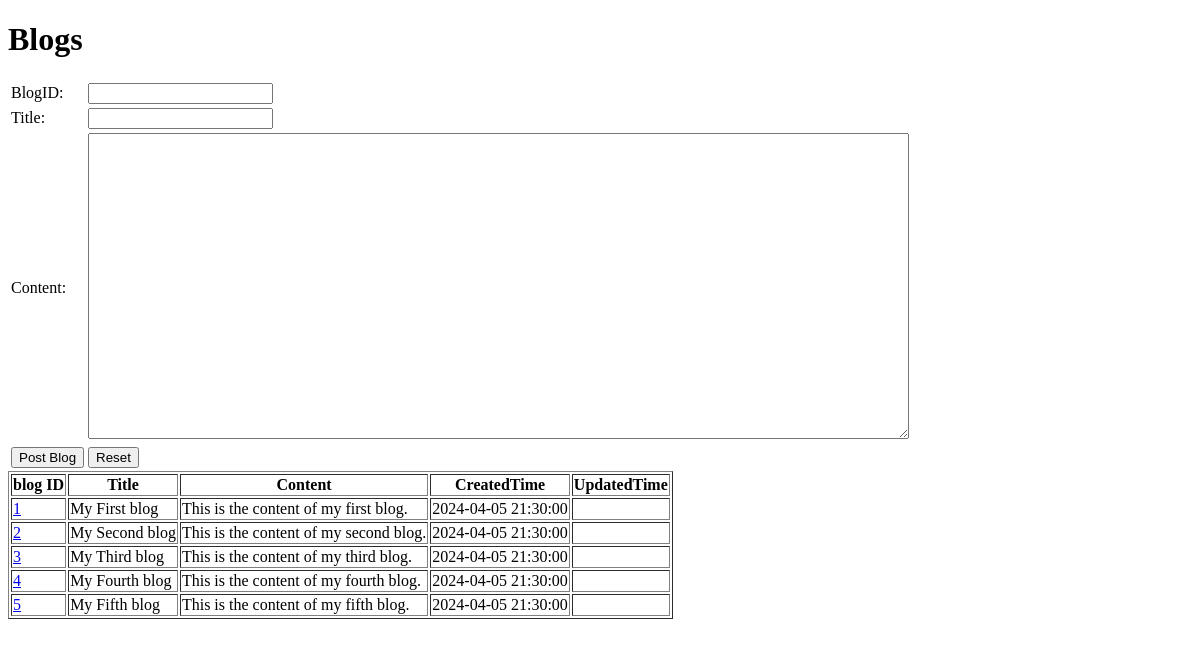
Before: / with the older database file.
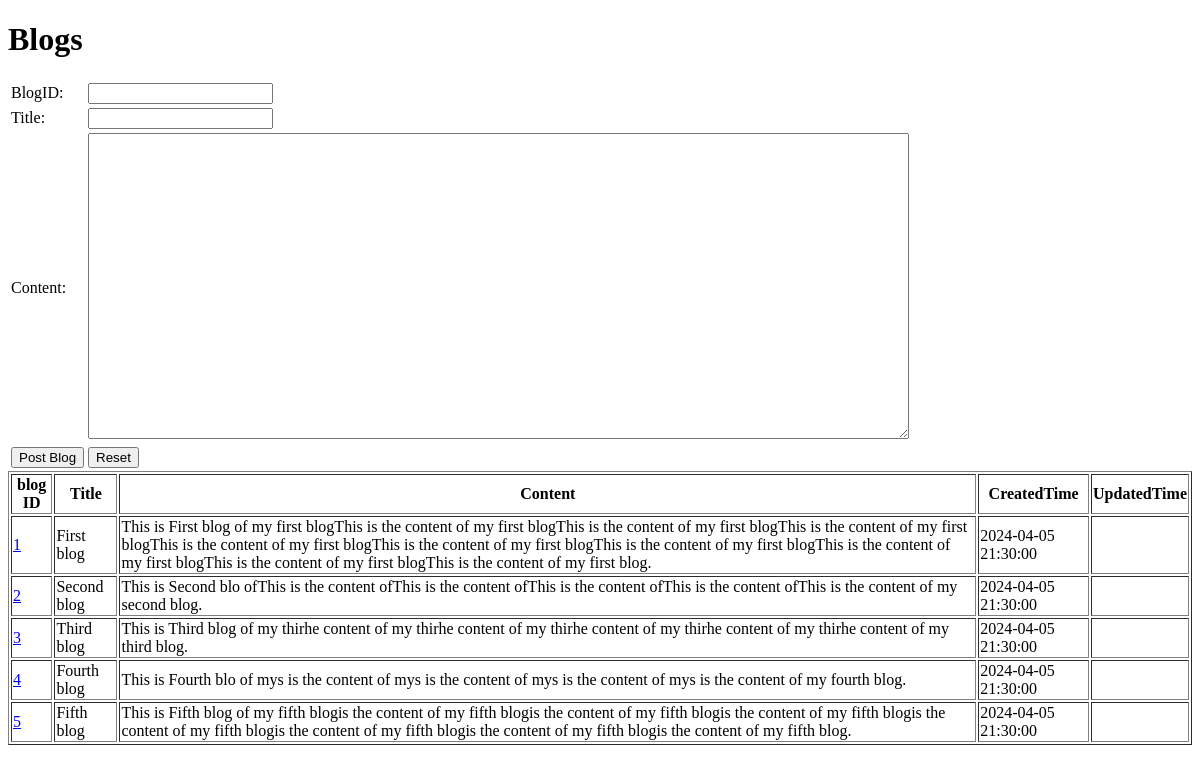
After: the same page with the newer database file.
### tables this page shows
CREATE TABLE Blogs (
                       blogID INT AUTO_INCREMENT PRIMARY KEY,
                       userID INT,
                       title VARCHAR(255) ,
                       content TEXT ,
                       createdTime DATETIME DEFAULT CURRENT_TIMESTAMP,
                       updatedTime DATETIME ON UPDATE CURRENT_TIMESTAMP
);

### dao/abstractDAO.php (called while the page is built, shortened)
<?php
class abstractDAO {
    protected static $DB_HOST = "127.0.0.1";
    protected static $DB_USERNAME = "cst8285";
    protected static $DB_PASSWORD = "password";
    protected static $DB_DATABASE = "cst8285";
    function __construct() {
        try{
            $this->mysqli = new mysqli(self::$DB_HOST, self::$DB_USERNAME,
                self::$DB_PASSWORD, self::$DB_DATABASE,3308);
        }catch(mysqli_sql_exception $e){
            throw $e;
        }
    }
}
?>

### dao/blogDAO.php (called while the page is built, shortened)
<?php
require_once('abstractDAO.php');
require_once('./model/blog.php');
class blogDAO extends abstractDAO{
    public function getBlogs(){
        $result = $this->mysqli->query('SELECT b.blogID, b.title, b.content, b.createdTime, b.updatedTime FROM Blogs b');
        $arrBlog = Array();
        if($result->num_rows >= 1){
            while($row = $result->fetch_assoc()){
                $blog = new blog($row['blogID'], $row['title'], $row['content'], $row['createdTime'], $row['updatedTime']);
                $arrBlog[] = $blog;
            }
            return $arrBlog;
        }
        return false;
    }
}

### model/blog.php (called while the page is built, shortened)
<?php
class blog
{
    private $blogID;
    private $title;
    private $content;
    private $createdTime;
    public function __construct($blogID, $title, $content, $createdTime, $updatedTime)
    {
        $this->blogID = $blogID;
        $this->title = $title;
        $this->content = $content;
        $this->createdTime = $createdTime;
    }
    public function getBlogID()
    {
        return $this->blogID;
    }
    public function getTitle()
    {
        return $this->title;
    }
    public function getContent()
    {
        return $this->content;
    }
    public function getCreatedTime()
    {
        return $this->createdTime;
    }
}
?>

### index.php (the view, shortened to what this page needs)
<?php require_once('./dao/blogDAO.php'); ?>
<!DOCTYPE html>
<html>
<head>
    <link rel="stylesheet" href="styles/style.css">
</head>
<body>
<h1>Blogs</h1>
<?php
try{
$blogDAO = new blogDAO();
$errorMessages = Array();
?>
<form name="addBlog" method="post" action="index.php">
    <table>
        <tr>
            <td>BlogID:</td>
            <td><input type="text" name="blogID" id="blogID">
                ?></td>
        </tr>
        <tr>
            <td>Title:</td>
            <td><input name="title" type="text" id="title">
            </td>
        </tr>
        <tr>
            <td>Content:</td>
            <td>
                <textarea id="content" name="content" rows="20" cols="100">
                                   <?php
                                   if(isset($errorMessages['contentError'])){
                                       echo '<span style=\'color:red\'>' . $errorMessages['contentError'] . '</span>';
                                   }
                                   ?>
                         </textarea>
            </td>
        </tr>
        <tr>
            <td><input type="submit" name="btnSubmit" id="btnSubmit" value="Post Blog"></td>
            <td><input type="reset" name="btnReset" id="btnReset" value="Reset"></td>
        </tr>
    </table>
    <?php
    $blogs = $blogDAO->getBlogs();
    if($blogs){
        echo '<table border=\'1\'>';
        echo '<tr><th>blog ID</th><th>Title</th><th>Content</th><th>CreatedTime</th><th>UpdatedTime</th></tr>';
        foreach($blogs as $postBlg){
            echo '<tr>';
            echo '<td><a href=\'edit_blog.php?blogID='. $postBlg->getBlogId() . '\'>' . $postBlg->getBlogId() . '</a></td>';
            echo '<td>' . $postBlg->getTitle() . '</td>';
            echo '<td>' . $postBlg->getContent() . '</td>';
            echo '<td>' . $postBlg->getCreatedTime() . '</td>';
            echo '<td>' . $postBlg->getUpdatedTime() . '</td>';
            echo '</tr>';
        }
    }
    }catch(Exception $e){
        echo '<h3>Error on page.</h3>';
        echo '<p>' . $e->getMessage() . '</p>';
    }
    ?>
</form>
</body>
</html>

Changed rows visible on the page:
changed blogs id 1: title "My First blog" → "First blog"; content "This is the content of my first blog." → "This is First blog of my first blogThis is the content of my first blogThis is the content of my first blogThis is the content of my first blogThis is the content of my first blogThis is the content of my first blogThis is the content of my first blogThis is the content of my first blogThis is the content of my first blogThis is the content of my first blog."
changed blogs id 2: title "My Second blog" → "Second blog"; content "This is the content of my second blog." → "This is Second blo ofThis is the content ofThis is the content ofThis is the content ofThis is the content ofThis is the content of my second blog."
changed blogs id 3: title "My Third blog" → "Third blog"; content "This is the content of my third blog." → "This is Third blog of my thirhe content of my thirhe content of my thirhe content of my thirhe content of my thirhe content of my third blog."
changed blogs id 4: title "My Fourth blog" → "Fourth blog"; content "This is the content of my fourth blog." → "This is Fourth blo of mys is the content of mys is the content of mys is the content of mys is the content of my fourth blog."
changed blogs id 5: title "My Fifth blog" → "Fifth blog"; content "This is the content of my fifth blog." → "This is Fifth blog of my fifth blogis the content of my fifth blogis the content of my fifth blogis the content of my fifth blogis the content of my fifth blogis the content of my fifth blogis the content of my fifth blogis the content of my fifth blog."
